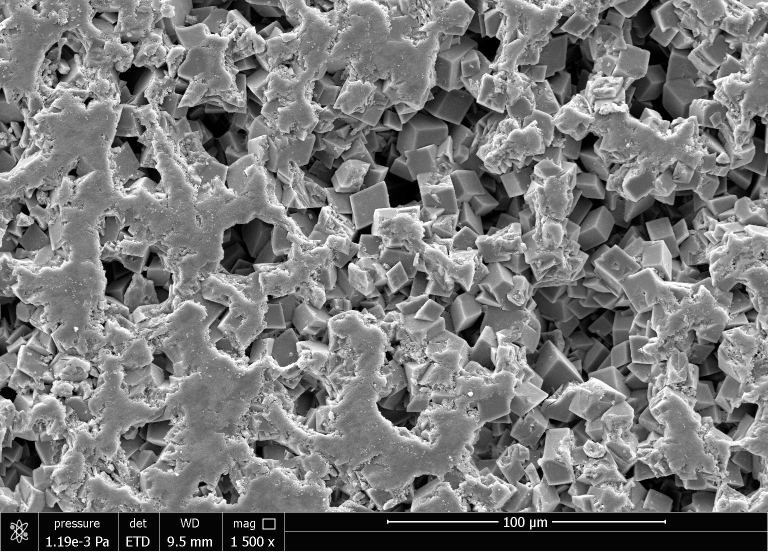
#> input picture Sasha/1.jpg, 1536 x 1103 px (shown at 1/2 size)
$ python main.py
#> lines starting #> are read from the running program, lines starting #| are printed output that depends on the picture; after the words box and inside, x2 and y2 are one past the last pixel; in counts of white or black regions, pixels touching at a corner belong together
from PIL import Image
import numpy as np
import cv2 as cv

def cropping(img):
    img=np.array(img)
    crop_img=img[0:1023,0:img.shape[1]]
    return crop_img

img =cv.imread('1.jpg')
#> img is the input picture: shape (1103, 1536, 3); min 0, max 255, mean 119.9

imgray=cv.cvtColor(img,cv.COLOR_BGR2GRAY)
imgray=cropping(imgray)
#> in cropping, `crop_img=img[0:1023,0:img.shape[1]]`:
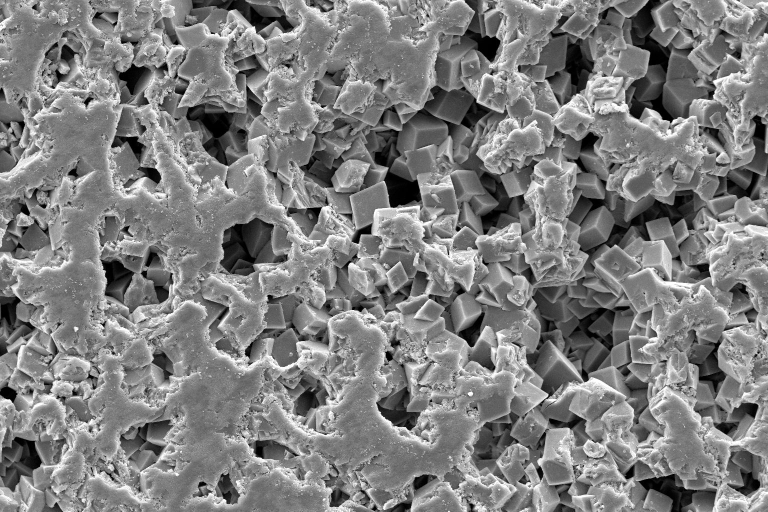
#> crop_img: shape (1023, 1536) (shown at 1/2 size); min 0, max 255, mean 127.1
# [14 lines of commented-out code are left out]


print(imgray)
#> (printed output is left out)

imgray[0][imgray.shape[1]-1]=0
#> imgray: shape (1023, 1536)
imgray[imgray<80]=0
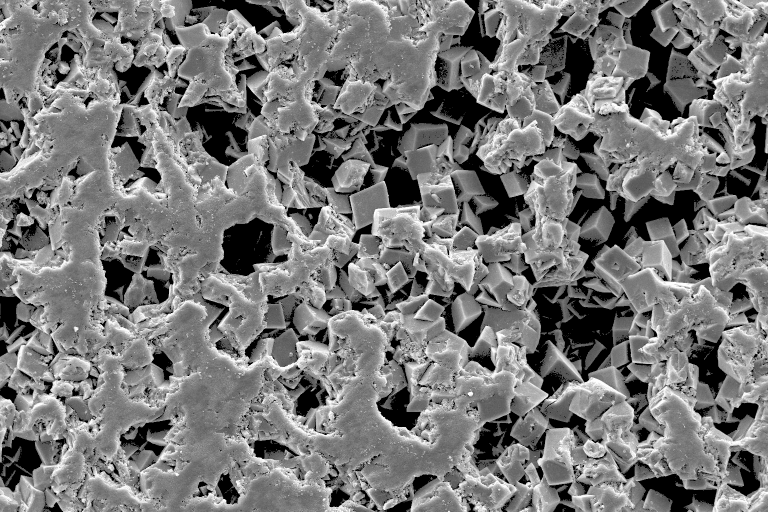
#> imgray: shape (1023, 1536) (shown at 1/2 size); min 0, max 255, mean 120.2
imgray[imgray>140]=0
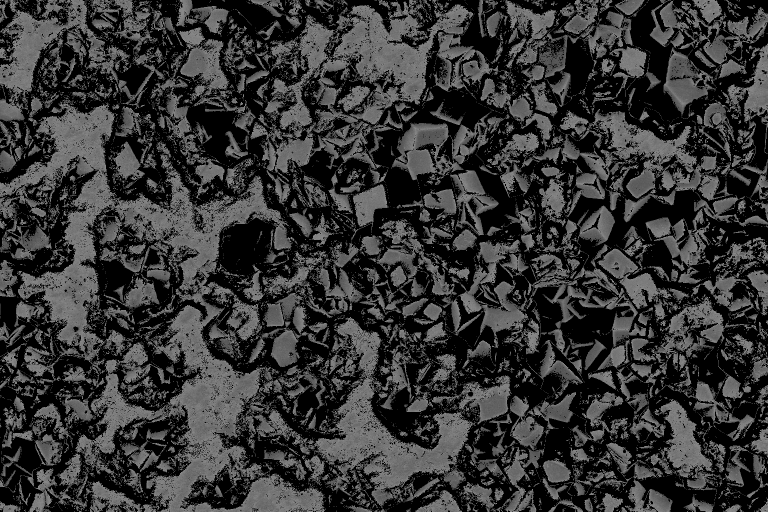
#> imgray: shape (1023, 1536) (shown at 1/2 size); min 0, max 140, mean 53.6
print(imgray)
#> (printed output is left out)
im2=Image.fromarray(imgray)

im2.save('Image.jpg')

im2 =cv.imread('Image.jpg')
#> im2: shape (1023, 1536, 3); min 0, max 184, mean 55.1
imgray=cv.cvtColor(im2,cv.COLOR_BGR2GRAY)
cv.imshow('grg',imgray)
(thresh, im_bw) = cv.threshold(im2, 50, 255, cv.THRESH_BINARY)
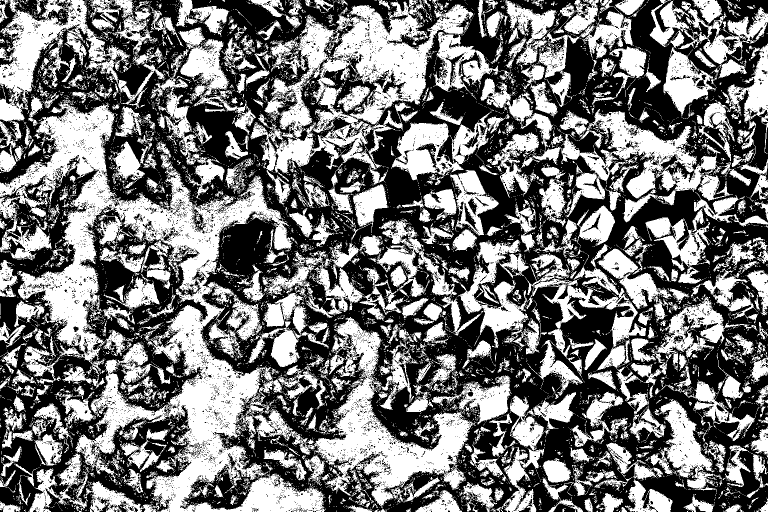
#> im_bw: shape (1023, 1536, 3) (shown at 1/2 size); 46.6% white; 9034 white regions (8255 under 20 px), largest, box (x1, y1, x2, y2) and area: (0, 199, 652, 1023) 151992, (501, 0, 946, 375) 55187, (628, 634, 947, 1017) 36325
cv.imshow('grg',im_bw)

ret, thresh = cv.threshold(imgray, 0, 255, 0)
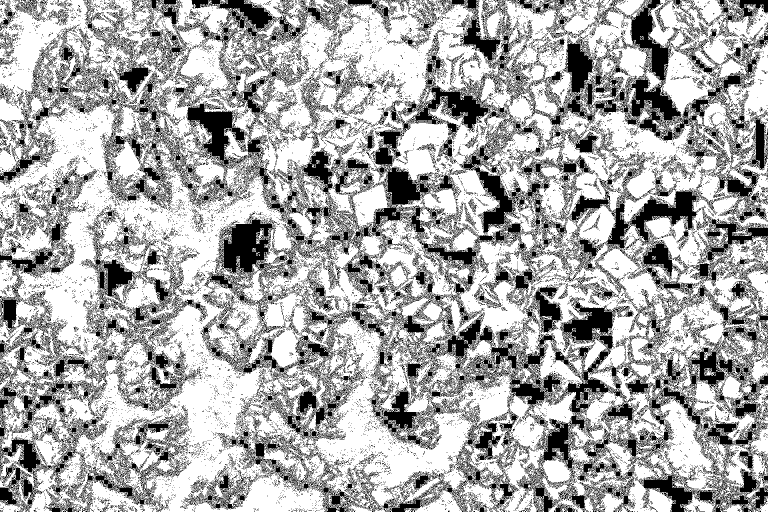
#> thresh: shape (1023, 1536) (shown at 1/2 size); 67.2% white; 18943 black regions (18310 under 20 px), largest, box (x1, y1, x2, y2) and area: (0, 0, 1536, 646) 201674, (411, 527, 1536, 1023) 106119, (0, 599, 216, 994) 17925
contours, hierarchy = cv.findContours(thresh, cv.RETR_TREE, cv.CHAIN_APPROX_SIMPLE)
#> contours = 106960 contours

cv.drawContours(im_bw,contours,0,(0,255,0),1)
#> im_bw: shape (1023, 1536, 3); under 0.01% of pixels changed, all inside (x1, y1, x2, y2) = (1145, 1022, 1146, 1023)
cv.drawContours(im_bw,contours,0,(0,255,0),1)

cnt=contours[4]
#> cnt = [[135, 1022]]
cv.drawContours(imgray,[cnt],0,(255,0,0),3)
#> imgray: shape (1023, 1536); min 0, max 255, mean 55.1

cv.imshow("Original image", im_bw)
cv.waitKey(0)

$ run again, with Sasha/2.jpg copied over Sasha/1.jpg
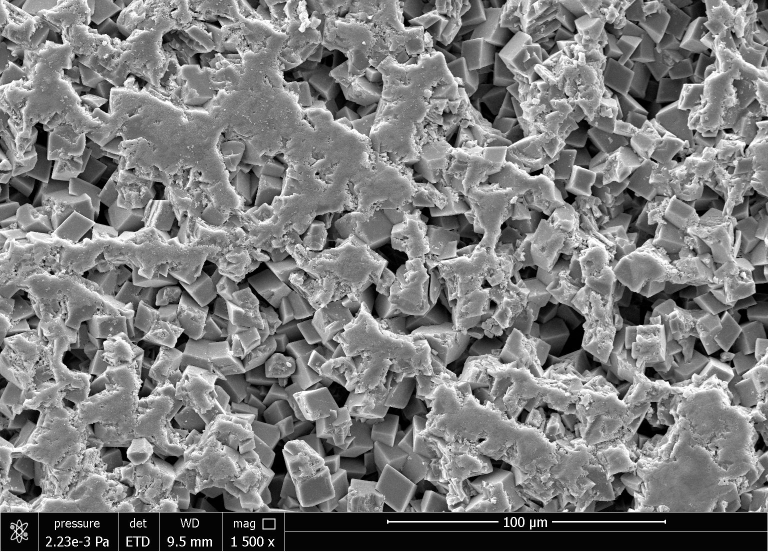
#> input picture Sasha/2.jpg, 1536 x 1103 px (shown at 1/2 size)
#> img is the input picture: shape (1103, 1536, 3); min 0, max 255, mean 123
#> (printed output is left out)
#> (printed output is left out)
#> `(thresh, im_bw) = cv.threshold(im2, 50, 255, cv.THRESH_BINARY)`:
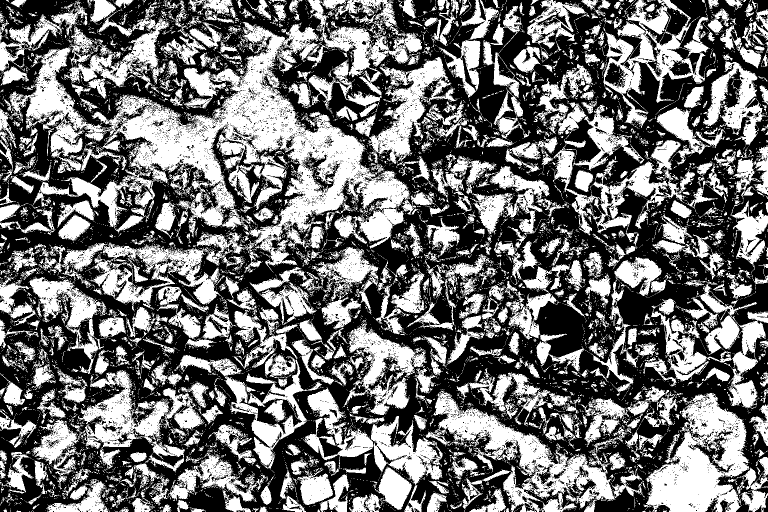
#> im_bw: shape (1023, 1536, 3) (shown at 1/2 size); 44.4% white; 9767 white regions (8881 under 20 px), largest, box (x1, y1, x2, y2) and area: (18, 44, 869, 546) 118877, (1287, 786, 1499, 1023) 26944, (852, 782, 1228, 1023) 26626
#> `ret, thresh = cv.threshold(imgray, 0, 255, 0)`:
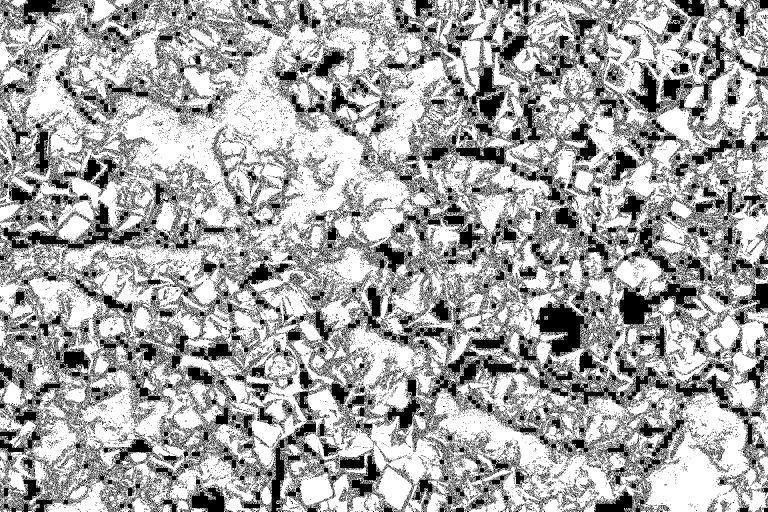
#> thresh: shape (1023, 1536) (shown at 1/2 size); 66.1% white; 18729 black regions (18095 under 20 px), largest, box (x1, y1, x2, y2) and area: (0, 0, 1536, 1023) 350049, (0, 40, 607, 543) 36885, (110, 0, 646, 328) 19198
#> contours = 111234 contours
#> cnt = [[516, 1022]]
